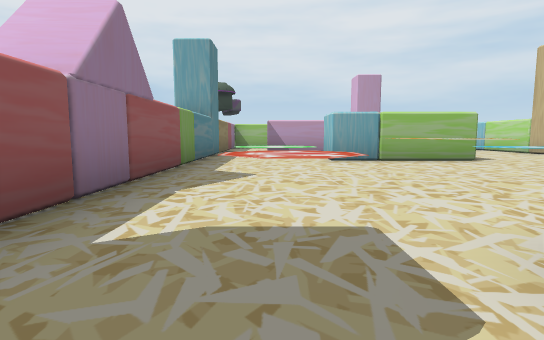
View 1 (above)

15 first-person views from a walk through a scene from a Unity 3-D project. The camera is 0.51 m above the floor, tilts 6° down and sees 80° across. The floor is counted in squares, 1 m on a side. Each view is taken from the middle of a square. On the plan, view 1 faces up. The plan holds only what a view shows up to about 9 squares ahead; the rest is blank. The place goes on beyond the plan. The player character is not drawn.

View 2
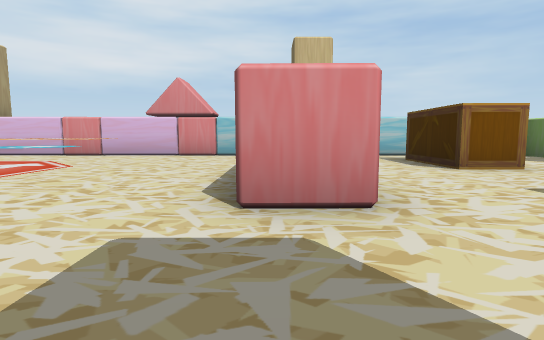

View 3
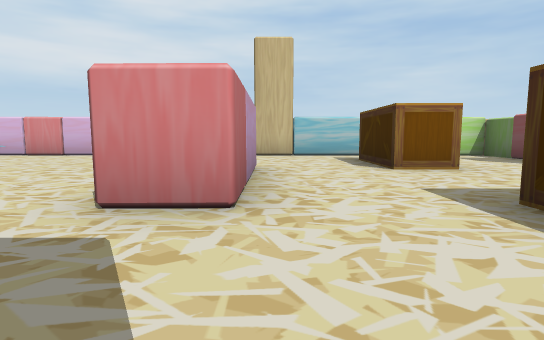

View 4
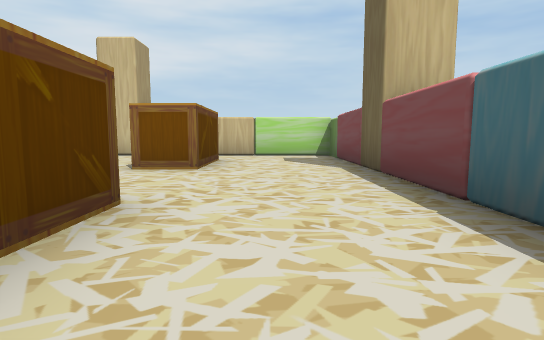

View 5
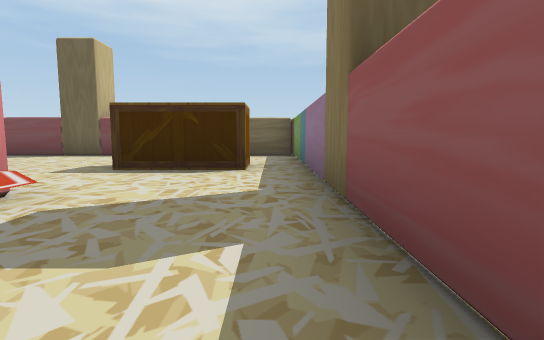

View 6
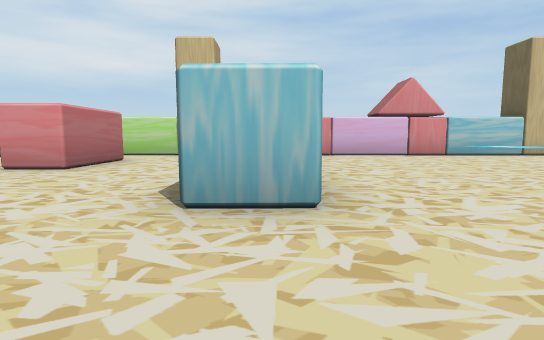

View 7
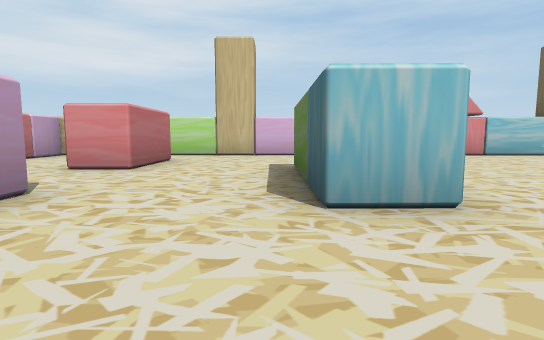

View 8
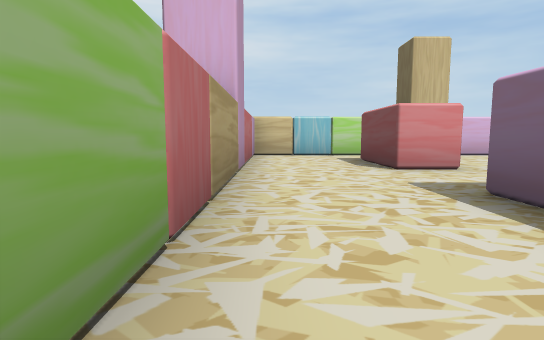

View 9
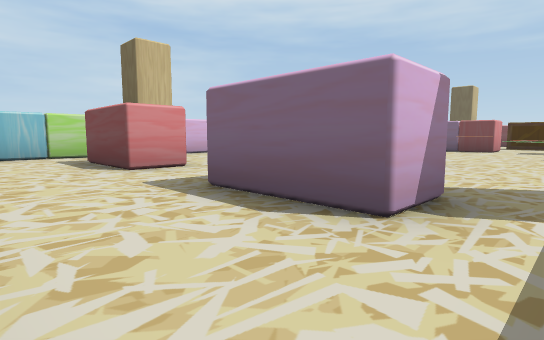

View 10
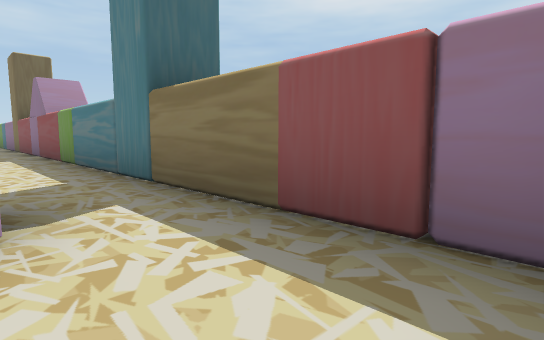

View 11
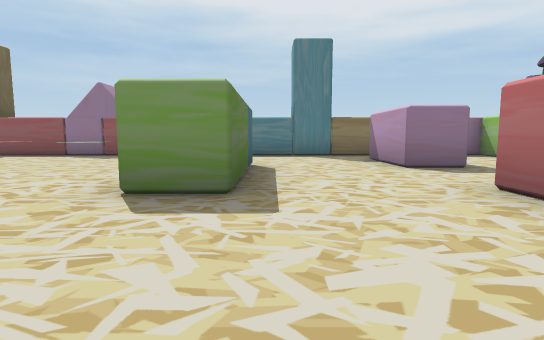

View 12
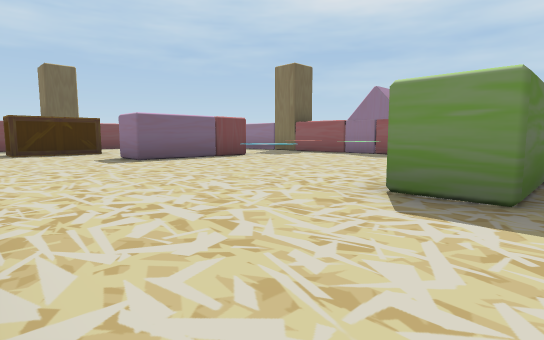

View 13
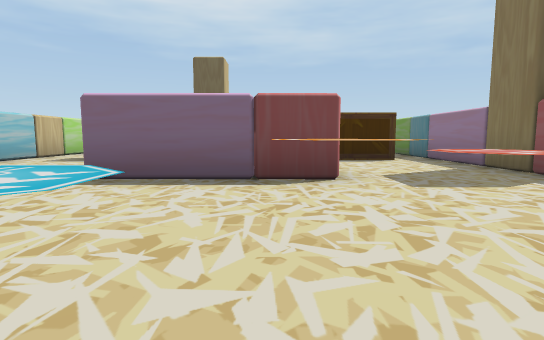

View 14
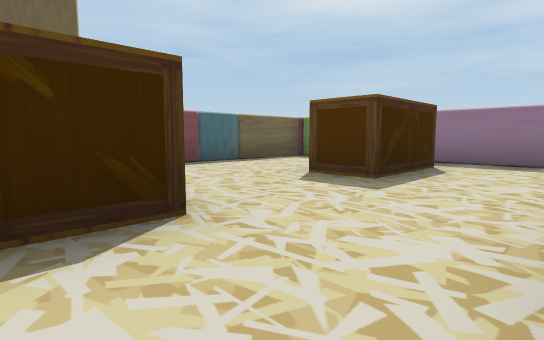

View 15
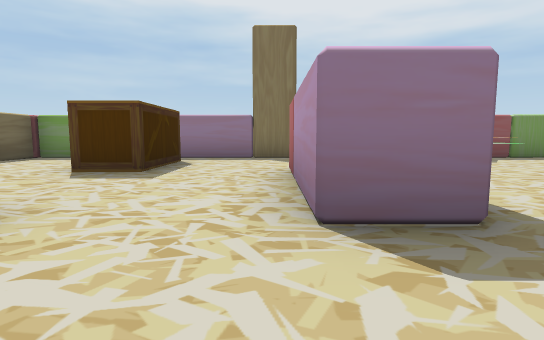

### Floor plan
Key: @ floor where view 1 was taken; # wall or solid block; . floor; ^ raised ledge; O other object.
Columns run from 2 left of view 1 to 8 right of it. Each row starts with its distance up from view 1.
 14 ###########
 13 #.........#
 12 #.........#
 11 #.##..##..#
 10 #.##..##..#
  9 #.........#
  8 #.........#
  7 #...###...#
  6 #.........#
  5 #.........#
  4 #.^^^^....#
  3 #.^^^.....#
  2 #.^.......#
  1 #...###...#
  0 #.@.......#
 -1 #.........#
 -2 #.OO..OOO.#
 -3 #.OO..OOO.#
 -4 #.........#
 -5 #.........#
 -6 ###########

Positions as (right, up) in squares from view 1, and headings:
1: (0, 0), facing up
2: (-1, 1), facing right
3: (-1, 0), facing right
4: (-1, -4), facing right
5: (-1, 3), facing down
6: (-1, 7), facing right
7: (-1, 8), facing right
8: (-1, 13), facing right
9: (-1, 13), facing down-right
10: (0, 13), facing down-left
11: (7, 8), facing left
12: (7, 8), facing down-left
13: (2, 5), facing down
14: (5, 0), facing down-left
15: (6, 0), facing left
